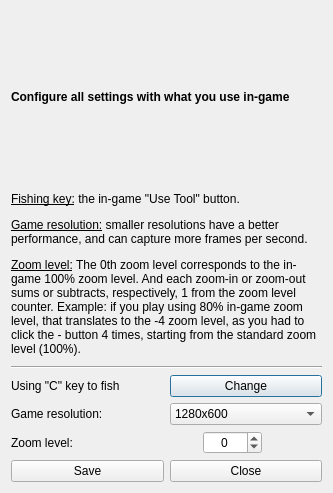
<?xml version="1.0" encoding="UTF-8"?>
<ui version="4.0">
 <class>Dialog</class>
 <widget class="QDialog" name="Dialog">
  <property name="geometry">
   <rect>
    <x>0</x>
    <y>0</y>
    <width>333</width>
    <height>493</height>
   </rect>
  </property>
  <property name="minimumSize">
   <size>
    <width>333</width>
    <height>493</height>
   </size>
  </property>
  <property name="maximumSize">
   <size>
    <width>333</width>
    <height>493</height>
   </size>
  </property>
  <property name="windowTitle">
   <string>Settings</string>
  </property>
  <layout class="QVBoxLayout" name="verticalLayout">
   <item>
    <widget class="QLabel" name="label_7">
     <property name="text">
      <string>&lt;html&gt;&lt;head/&gt;&lt;body&gt;&lt;p&gt;&lt;span style=&quot; font-weight:600;&quot;&gt;Configure all settings with what you use in-game&lt;/span&gt;&lt;/p&gt;&lt;/body&gt;&lt;/html&gt;</string>
     </property>
     <property name="wordWrap">
      <bool>true</bool>
     </property>
    </widget>
   </item>
   <item>
    <widget class="QLabel" name="label_8">
     <property name="text">
      <string>&lt;html&gt;&lt;head/&gt;&lt;body&gt;&lt;p&gt;&lt;span style=&quot; text-decoration: underline;&quot;&gt;Fishing key:&lt;/span&gt; the in-game &amp;quot;Use Tool&amp;quot; button.&lt;/p&gt;&lt;p&gt;&lt;span style=&quot; text-decoration: underline;&quot;&gt;Game resolution:&lt;/span&gt; smaller resolutions have a better performance, and can capture more frames per second.&lt;/p&gt;&lt;p&gt;&lt;span style=&quot; text-decoration: underline;&quot;&gt;Zoom level:&lt;/span&gt; The 0th zoom level corresponds to the in-game 100% zoom level. And each zoom-in or zoom-out sums or subtracts, respectively, 1 from the zoom level counter. Example: if you play using 80% in-game zoom level, that translates to the -4 zoom level, as you had to click the - button 4 times, starting from the standard zoom level (100%). &lt;/p&gt;&lt;/body&gt;&lt;/html&gt;</string>
     </property>
     <property name="wordWrap">
      <bool>true</bool>
     </property>
    </widget>
   </item>
   <item>
    <widget class="Line" name="line">
     <property name="orientation">
      <enum>Qt::Horizontal</enum>
     </property>
    </widget>
   </item>
   <item>
    <layout class="QHBoxLayout" name="horizontalLayout_8">
     <item>
      <widget class="QLabel" name="used_key_label_2">
       <property name="text">
        <string>Using &quot;C&quot; key to fish</string>
       </property>
      </widget>
     </item>
     <item>
      <widget class="QPushButton" name="change_key_btn_2">
       <property name="text">
        <string>Change</string>
       </property>
      </widget>
     </item>
    </layout>
   </item>
   <item>
    <layout class="QHBoxLayout" name="horizontalLayout_9">
     <item>
      <widget class="QLabel" name="res_label_2">
       <property name="text">
        <string>Game resolution:</string>
       </property>
      </widget>
     </item>
     <item>
      <widget class="QComboBox" name="res_selection_2">
       <property name="currentIndex">
        <number>0</number>
       </property>
       <item>
        <property name="text">
         <string>1280x600</string>
        </property>
       </item>
       <item>
        <property name="text">
         <string>1280x720</string>
        </property>
       </item>
       <item>
        <property name="text">
         <string>1280x760</string>
        </property>
       </item>
       <item>
        <property name="text">
         <string>1280x800</string>
        </property>
       </item>
       <item>
        <property name="text">
         <string>1280x960</string>
        </property>
       </item>
       <item>
        <property name="text">
         <string>1280x1024</string>
        </property>
       </item>
       <item>
        <property name="text">
         <string>1980x1080</string>
        </property>
       </item>
      </widget>
     </item>
    </layout>
   </item>
   <item>
    <layout class="QHBoxLayout" name="horizontalLayout_10">
     <item>
      <widget class="QLabel" name="zoom_level_label_2">
       <property name="layoutDirection">
        <enum>Qt::LeftToRight</enum>
       </property>
       <property name="text">
        <string>Zoom level: </string>
       </property>
       <property name="alignment">
        <set>Qt::AlignLeading|Qt::AlignLeft|Qt::AlignVCenter</set>
       </property>
      </widget>
     </item>
     <item>
      <spacer name="horizontalSpacer_3">
       <property name="orientation">
        <enum>Qt::Horizontal</enum>
       </property>
       <property name="sizeHint" stdset="0">
        <size>
         <width>40</width>
         <height>20</height>
        </size>
       </property>
      </spacer>
     </item>
     <item>
      <spacer name="horizontalSpacer_5">
       <property name="orientation">
        <enum>Qt::Horizontal</enum>
       </property>
       <property name="sizeHint" stdset="0">
        <size>
         <width>40</width>
         <height>20</height>
        </size>
       </property>
      </spacer>
     </item>
     <item>
      <widget class="QSpinBox" name="zoom_levelSpinBox_2">
       <property name="sizePolicy">
        <sizepolicy hsizetype="Expanding" vsizetype="Fixed">
         <horstretch>0</horstretch>
         <verstretch>0</verstretch>
        </sizepolicy>
       </property>
       <property name="alignment">
        <set>Qt::AlignCenter</set>
       </property>
       <property name="minimum">
        <number>-5</number>
       </property>
       <property name="maximum">
        <number>5</number>
       </property>
      </widget>
     </item>
     <item>
      <spacer name="horizontalSpacer_4">
       <property name="orientation">
        <enum>Qt::Horizontal</enum>
       </property>
       <property name="sizeHint" stdset="0">
        <size>
         <width>40</width>
         <height>20</height>
        </size>
       </property>
      </spacer>
     </item>
    </layout>
   </item>
   <item>
    <layout class="QHBoxLayout" name="horizontalLayout">
     <item>
      <widget class="QPushButton" name="save_btn">
       <property name="text">
        <string>Save</string>
       </property>
      </widget>
     </item>
     <item>
      <widget class="QPushButton" name="close_btn">
       <property name="text">
        <string>Close</string>
       </property>
      </widget>
     </item>
    </layout>
   </item>
  </layout>
 </widget>
 <resources/>
 <connections/>
</ui>
